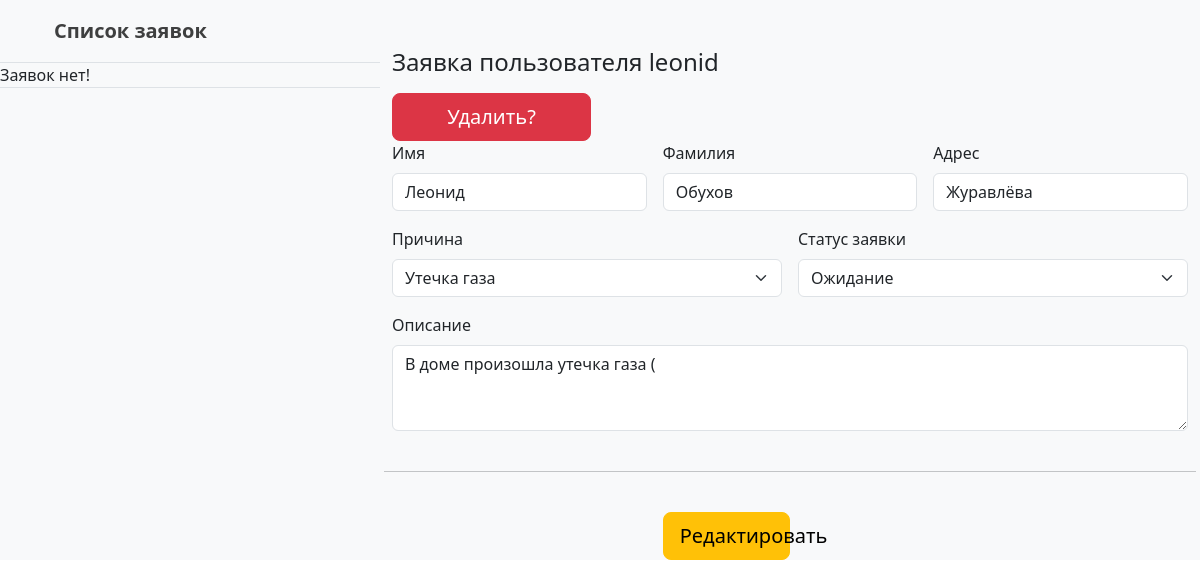
The app's page /staff/order/4/ with its own data.
### staffSite/models.py (models this page shows, shortened)
class Order(models.Model):
    user = models.ForeignKey(User, verbose_name='Пользователь', on_delete=models.CASCADE)
    second_name = models.CharField(max_length=50, verbose_name='Фамилия', null=True, blank=True)
    name = models.CharField(max_length=50, verbose_name='Имя', null=True, blank=True)
    order_type = models.ForeignKey(OrderType, verbose_name='Тип отправления',null=True, blank=True, on_delete=models.SET_NULL)
    address = models.CharField(max_length=250, verbose_name='Адрес', null=False, blank=False)
    description = models.TextField(verbose_name='Описание', null=True, blank=True)
    created = models.DateTimeField(auto_now_add=True, verbose_name='Создано')
    updated = models.DateTimeField(auto_now=True, verbose_name='Обновлено')
    status = models.ForeignKey(Status, verbose_name='Статус', on_delete=models.SET_NULL, null=True, blank=True)
    class Meta:
        verbose_name = 'Заявка'
        verbose_name_plural = 'Заявки'

class OrderType(models.Model):
    name = models.CharField(max_length=256, null=False, blank=False, verbose_name='Наименование')
    class Meta:
        verbose_name = 'Тип заявки'
        verbose_name_plural = 'Типы заявок'

class Status(models.Model):
    name = models.CharField(max_length=256, null=False, blank=False, verbose_name='Наименование')
    class Meta:
        verbose_name = 'Статус'
        verbose_name_plural = 'Статусы'

### staffSite/views.py (the view, shortened to what this page needs)
# urls.py: path('order/<int:pk>/', views.order, name='order'),
def order(request, pk):
    order = Order.objects.get(pk=pk)
    if request.user.is_superuser:
        order_list = Order.objects.all().order_by('created')
    else:
        order_list = Order.objects.filter(user = request.user.id).order_by('created')
    for el in order_list:
        print(el.status.id)
    context = {
        'order_list':order_list,
        'order':order,
        'status':Status.objects.all(),
        'order_type':OrderType.objects.all(),
    }
    return render(request, 'staffSite/order.html', context)

### staffSite/templates/staffSite/order.html (shortened to what this page needs)
{% extends 'staffSite/base.html' %}
{% block content %}
<div class="container mt-5">
  <h4 class="mb-3">Заявка пользователя {{order.user}} </h4> <a href="{% url 'delete_order' order.id %}"><button class="btn btn-danger btn-lg btn-block w-25 m-auto">Удалить?</button></a>
  <form method="POST">
    <div class="row g-3">
      <div class="col-sm-4">
        <label for="firstName" class="form-label">Имя</label>
        <input type="text" name="name" class="form-control" id="firstName" placeholder="" value="{{order.name}}" required="">
      </div>
      <div class="col-sm-4">
        <label for="lastName" class="form-label">Фамилия</label>
        <input type="text" name="second_name" class="form-control" id="lastName" placeholder="" value="{{order.second_name}}" required="">
      </div>
      <div class="col-sm-4">
        <label for="lastName" class="form-label">Адрес</label>
        <input type="text" name="address" class="form-control" id="lastName" placeholder="" value="{{order.address}}" required="">
      </div>
      <div class="col-md-6">
        <label for="country" class="form-label">Причина</label>
        <select class="form-select" name="order_type" id="country">
          {% for el in order_type %}
          <option value="{{el.id}}" {% if el == order.order_type %}selected{%endif%} >{{el.name}}</option>
          {%endfor%}
        </select>
      </div>
      <div class="col-md-6">
        <label for="country" class="form-label">Статус заявки</label>
        <select class="form-select" name="status" id="country">
          {% for el in status %}
          <option value="{{el.id}}" {% if el == order.status %} selected {%endif%}>{{el.name}}</option>
          {%endfor%}
        </select>
      </div>
      <div class="col-12">
        <div class="mb-3">
          <label for="exampleFormControlTextarea1" class="form-label">Описание</label>
          <textarea class="form-control" name="description" id="exampleFormControlTextarea1" rows="3">{{order.description}}</textarea>
        </div>
      </div>
    <hr class="my-4">
      <div class="col-md-4"></div>
      <div class="col-md-4">
        <button class="btn btn-warning btn-lg btn-block w-50 m-auto" type="submit">Редактировать</button>
      </div>
    </form>
</div>
{% endblock %}

### records on screen
Order: user "leonid", name "Леонид", second_name "Обухов", address "Журавлёва", order_type "Утечка газа", status "Ожидание", description "В доме произошла утечка газа ("
